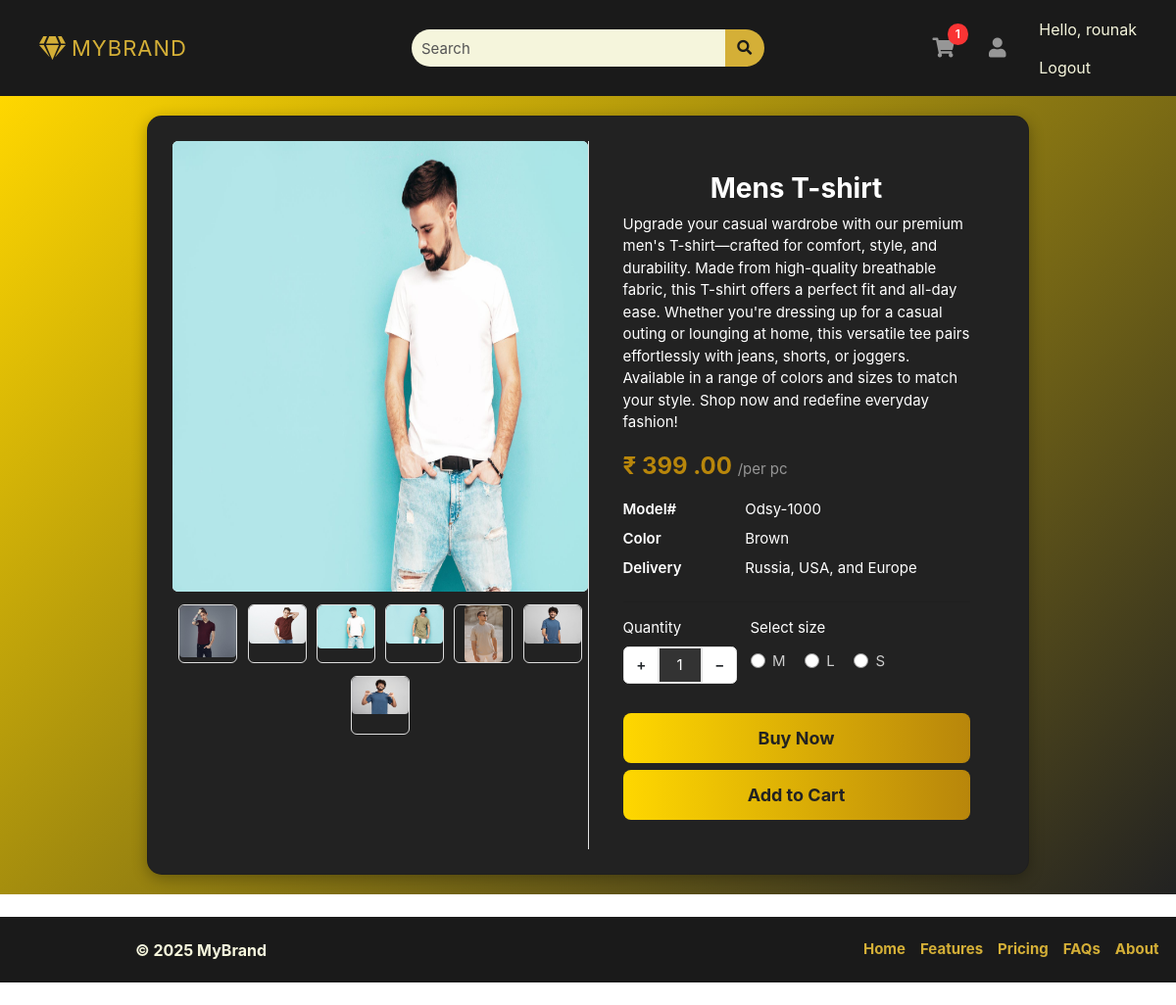
/product/product/t-shirt/ (signed in), run on the app's committed database.
### accounts/models.py (models this page shows, shortened)
class Profile(models.Model):
    user = models.OneToOneField(User, on_delete=models.CASCADE)
    address = models.TextField(blank=True, null=True)
    is_email_verified = models.BooleanField(default=False)
    phone_number = models.CharField(max_length=15, null=True, blank=True)
    email_token = models.CharField(max_length=100, null=True, blank=True)
    def get_cart_count(self):
        return CartItems.objects.filter(cart__is_paid=False, cart__user=self.user).count()

### products/models.py (models this page shows, shortened)
class Product(BaseModel):
    product_name = models.CharField(max_length=100)
    slug = models.SlugField(unique=True, null=True, blank=True)
    category = models.ForeignKey(Category, on_delete=models.CASCADE, related_name="products")
    price = models.IntegerField()
    product_description = models.TextField()
    color_variant = models.ManyToManyField(ColorVariant, blank=True)
    size_variant = models.ManyToManyField(SizeVariant, blank=True)

class ProductImage(BaseModel):
    product = models.ForeignKey(Product, on_delete=models.CASCADE, related_name="product_images")
    image = models.ImageField(upload_to="product/")

class SizeVariant(BaseModel):
    size_name = models.CharField(max_length=100)
    price = models.IntegerField(default=0)

### products/views.py (the view)
# urls.py: path('product/<slug:slug>/', get_product, name='get_product'),
def get_product(request, slug):
    try:
        product = Product.objects.get(slug=slug)
        context = {'product': product}
        size = request.GET.get('size')
        if size:
            price = product.get_product_price_by_size(size)
            context.update({
                'selected_size': size,
                'updated_price': price
            })
        return render(request, 'product/product.html', context)
    except Product.DoesNotExist:
        return render(request, 'product/product.html', {'error': 'Product not found'}, status=404)
    except Exception as e:
        print(f"Error in get_product: {e}")
        return render(request, 'product/product.html', {'error': 'An error occurred'}, status=500)

### templates/product/product.html (shortened to what this page needs)
{% extends "base/base.html" %}
{% block start %}
<section class="product-container">
    <div class="card">
        <div class="row no-gutters">
            <aside class="col-md-6">
                <article class="gallery-wrap">
                    <div class="img-big-wrap">
                        {% if product.product_images.first %}
                            <a href="#" id="main-image-link">
                                <img src="{{ product.product_images.first.image.url }}"
                                     alt="Product Image"
                                     class="img-fluid"
                                     id="main-product-image">
                            </a>
                        {% else %}
                            <img src="/static/default.jpg" alt="Default Product Image" class="img-fluid">
                        {% endif %}
                    </div>
                    <div class="thumbs-wrap">
                        {% for image in product.product_images.all %}
                            <a href="#" class="item-thumb" onclick="changeImage('{{ image.image.url }}'); return false;">
                                <img src="{{ image.image.url }}" alt="Product Image" class="img-fluid">
                            </a>
                        {% endfor %}
                    </div>
                </article>
            </aside>
            <main class="col-md-6 border-left">
                <article class="content-body">
                  <h2 class="title" style="color: #ffffff !important;">{{ product.product_name }}</h2>
                    <p>{{ product.product_description }}</p>
                    <div class="mb-3">
                        <var class="price">₹
                            {% if updated_price %}
                                {{ updated_price }}
                            {% else %}
                                {{ product.price }}
                            {% endif %}
                            .00
                        </var>
                        <span class="text-muted">/per pc</span>
                    </div>
                    <dl class="row">
                        <dt class="col-sm-4">Model#</dt>
                        <dd class="col-sm-8">Odsy-1000</dd>
                        <dt class="col-sm-4">Color</dt>
                        <dd class="col-sm-8">Brown</dd>
                        <dt class="col-sm-4">Delivery</dt>
                        <dd class="col-sm-8">Russia, USA, and Europe</dd>
                    </dl>
                    <hr>
                    <div class="form-row">
                        <div class="form-group col-md flex-grow-0">
                            <label>Quantity</label>
                            <div class="input-group mb-3 input-spinner">
                                <div class="input-group-prepend">
                                    <button class="btn btn-light" type="button" id="button-plus"> + </button>
                                </div>
                                <input type="text" class="form-control" value="1">
                                <div class="input-group-append">
                                    <button class="btn btn-light" type="button" id="button-minus"> − </button>
                                </div>
                            </div>
                        </div>
                        {% if product.size_variant.count %}
                        <div class="form-group col-md">
                            <label>Select size</label>
                            <div class="mt-1">
                                {% for size in product.size_variant.all %}
                                <label class="custom-control custom-radio custom-control-inline">
                                    <div class="custom-control-label">{{ size.size_name }}</div>
                                </label>
                                {% endfor %}
                            </div>
                        </div>
                        {% endif %}
                    </div>
                    <a href="#" class="btn btn-custom">Buy Now</a>
                    <a href="{% url 'add_to_cart' product.uid %}?variant={{selected_size}}" class="btn btn-custom mt-2">Add to Cart</a>
                </article>
            </main>
        </div>
    </div>
</section>
{% endblock %}

### templates/base/base.html (shortened to what this page needs)
<!DOCTYPE HTML>
<html lang="en">
<head>
    <link href="/media/css/bootstrap.css" rel="stylesheet" type="text/css" />
    <link href="/media/fonts/fontawesome/css/all.min.css" type="text/css" rel="stylesheet">
    <link href="/media/css/ui.css" rel="stylesheet" type="text/css" />
    <link href="/media/css/responsive.css" rel="stylesheet" />
</head>
<body>
    <header class="section-header">
        <section class="header-main" style="width: 100%; background-color: #1a1a1a; padding: 10px 0;">
            <div class="container">
                <div class="row align-items-center">
                    <div class="col-lg-4 col-12 d-flex justify-content-start">
                        <a class="navbar-brand text-uppercase fw-bold" href="{% url 'index' %}"
                           style="font-size: 22px; letter-spacing: 1px; display: flex; align-items: center; color: #d4af37;">
                            <i class="fas fa-gem" style="color: #d4af37; font-size: 24px; margin-right: 5px;"></i>
                            MyBrand
                        </a>
                    </div>
                    <div class="col-lg-4 col-12 d-flex justify-content-center">
                        <form action="{% url 'search_results' %}" method="GET" class="search w-100" style="max-width: 400px;">
                            <div class="input-group">
                                <input type="text" name="q" class="form-control" placeholder="Search" required
                                       style="border-radius: 20px 0 0 20px; padding: 10px; border: none; background: #f5f5dc; color: #1a1a1a;">
                                <div class="input-group-append">
                                    <button class="btn" type="submit"
                                            style="border-radius: 0 20px 20px 0; background: #d4af37; border: none; color: #1a1a1a;">
                                        <i class="fa fa-search"></i>
                                    </button>
                                </div>
                            </div>
                        </form>
                    </div>
                    <div class="col-lg-4 col-12 d-flex justify-content-end align-items-center">
                        <div class="widgets-wrap d-flex align-items-center">
                            <div class="widget-header mr-3 position-relative">
                                <a href="{% if request.user.is_authenticated %}{% url 'cart' %}{% else %}{% url 'login' %}?next={% url 'cart' %}{% endif %}"
                                    class="icon icon-sm rounded-circle"
                                    style="width: 40px; height: 40px; display: flex; align-items: center; justify-content: center; color: #d4af37;">
                                    <i class="fa fa-shopping-cart"></i>
                                </a>
                                <span class="badge badge-pill badge-danger notify"
                                      style="position: absolute; top: -5px; right: -5px; font-size: 12px; padding: 5px 8px;">
                                    {{ request.user.profile.get_cart_count }}
                                </span>
                            </div>
                            <div class="widget-header icontext">
                                <a href="{% url 'profile' %}" class="icon icon-sm rounded-circle"
                                   style="width: 40px; height: 40px; display: flex; align-items: center; justify-content: center; color: #d4af37;">
                                    <i class="fa fa-user"></i>
                                </a>
                            </div>
                            <ul class="navbar-nav ml-2">
                                {% if request.user.is_authenticated %}
                                <li class="nav-item">
                                    <span class="nav-link" style="color: #f5f5dc;">Hello, {{ request.user.username }}</span>
                                </li>
                                <li class="nav-item">
                                    <a class="nav-link" href="{% url 'logout' %}" style="color: #f5f5dc;">Logout</a>
                                </li>
                                {% else %}
                                <li class="nav-item d-flex align-items-center">
                                    <a class="nav-link" href="{% url 'login' %}" style="color: #f5f5dc;">Sign in</a>
                                    <span class="mx-1" style="color: #d4af37;">|</span>
                                    <a class="nav-link" href="{% url 'register' %}" style="color: #f5f5dc;">Register</a>
                                </li>
                                {% endif %}
                            </ul>
                        </div>
                    </div>
                </div>
            </div>
        </section>
    </header>
    <main>
        {% block start %} {% endblock %}
    </main>
    {% include 'base/footer.html' %}
</body>
</html>

### public/static/css/ui.css (style rules this page uses)
html { font-family: 'Inter', sans-serif; font-size: 15px; }
.content-body { flex: 1 1 auto; padding: 2rem 2.3rem; }
.icon-xs, .icon-sm, .icon-md, .icon-lg { display: inline-block; text-align: center; flex-shrink: 0; flex-grow: 0; }
.icon-sm { width: 48px; height: 48px; line-height: 48px; font-size: 20px; }
var { font-style: normal; }
article:after, .form-group:after { display: block; clear: both; content: ""; }
.card .title { color: #212529; }
.header-main { position: relative; padding-top: 1rem; padding-bottom: 1rem; }
.widget-header { display: inline-block; vertical-align: middle; position: relative; }
.widget-header a { color: #545454; }
.widget-header i { color: #969696; }
.widget-header .notify { position: absolute; top: -3px; right: -10px; }
.btn-light { background-color: #fff; border-color: #e4e4e4; }
dl[class="row"] { margin-bottom: 0; }
.icontext { display: inline-flex; align-items: center; vertical-align: middle; }
.icontext .icon { position: relative; margin-right: 15px; flex-shrink: 0; flex-grow: 0; }
.notify { position: absolute; top: -4px; right: -10px; display: inline-block; padding: .25em .6em; font-size: 12px; line-height: 1; text-align: center; border-radius: 3rem; color: #fff; background-color: #fa3434; }
.price { font-weight: 600; color: #212529; }
.input-spinner { width: 120px; flex-wrap: nowrap; display: inline-flex; }
.input-spinner input.form-control { text-align: center; max-width: 46px; flex-basis: 46px; border-color: #e4e4e4; flex-grow: 0; }
.input-spinner .btn { width: 36px; text-align: center; }
.gallery-wrap .img-big-wrap { margin-bottom: 10px; border-radius: 0.37rem; overflow: hidden; background-color: #fff; }
.gallery-wrap .img-big-wrap a { text-align: center; display: block; }
.gallery-wrap .img-big-wrap img { height: 460px; width: auto; display: inline-block; cursor: zoom-in; }
.gallery-wrap .thumbs-wrap { text-align: center; }
.gallery-wrap .thumbs-wrap .item-thumb { width: 60px; height: 60px; border: 1px solid #ddd; border-radius: 6px; margin: 3px; display: inline-block; overflow: hidden; }
.gallery-wrap .thumbs-wrap img { max-width: 100%; max-height: 100%; object-fit: cover; border-radius: 4px; cursor: zoom-in; }

### templates/base/base.html (style rules this page uses)
.navbar-nav .nav-link { font-size: 16px; transition: all 0.3s ease-in-out; }

### templates/product/product.html (style rules this page uses)
.product-container { min-height: 100vh; display: flex; justify-content: center; align-items: center; background: linear-gradient(-45deg, #000000, #b8860b, #222, #ffd700); background-size: 300% 300%; animation: gradientBG 8s ease infinite; padding: 20px; }
.card { max-width: 900px; width: 100%; box-shadow: 0px 4px 15px rgba(0, 0, 0, 0.3); border-radius: 15px; background: #222; color: #fff; padding: 25px; }
.title { font-size: 28px; font-weight: bold; color: #ffd700; text-align: center; }
.price { font-size: 24px; color: #b8860b; font-weight: bold; }
.form-control { border-radius: 8px; padding: 10px; border: 2px solid #b8860b; background: #333; color: #fff; }
.btn-custom { border-radius: 8px; font-size: 18px; padding: 12px; background: linear-gradient(to right, #ffd700, #b8860b); border: none; color: #222; font-weight: bold; transition: all 0.3s ease-in-out; display: block; width: 100%; text-align: center; cursor: pointer; }
.custom-control-label { color: #ccc; }
.img-big-wrap img { cursor: pointer; }

### data on the page
Product: product_images.first.image (picture), product_name "Mens T-shirt", product_description "Upgrade your casual wardrobe with our premium men's T-shirt—crafted for comfort, style, and durability. Made from high-quality breathable fabric, this T-shirt offers a perfect fit and all-day ease. Whether you're dressing up for a casual outing or lounging at home, this versatile tee pairs effortlessly with jeans, shorts, or joggers. Available in a range of colors and sizes to match your style. Shop now and redefine everyday fashion!", price "399"
ProductImage: image (picture)
ProductImage: image (picture)
ProductImage: image (picture)
ProductImage: image (picture)
ProductImage: image (picture)
ProductImage: image (picture)
ProductImage: image (picture)
SizeVariant: size_name "M"
SizeVariant: size_name "L"
SizeVariant: size_name "S"

### other printed values
{{ request.user.profile.get_cart_count }} "1"
{{ request.user.username }} "rounak"
